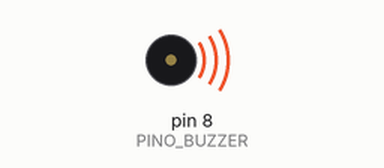
Recording of a sketch running on a simulated Arduino Uno, built with avr-gcc and run on an emulated ATmega328P. On the bench: buzzer (waves = sounding).

Above: at 0.15 s.
At 4.8 s:
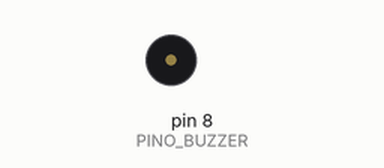
Timing chart, 0 to 6.7 s (numbered marks = the images above):
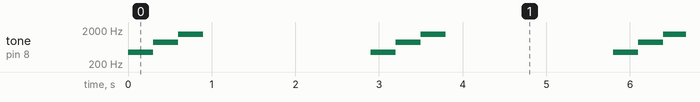

The sketch:

Buzzer_Passivo.ino
```cpp
/*
 * =================================================================================
 * PROJETO: Controle de Buzzer Passivo
 * DESCRIÇÃO: Utiliza a função tone(pino, frequencia) para fazer a membrana do
 *            buzzer vibrar em diferentes frequências, gerando notas/sons variados.
 *
 * LIGAÇÃO DOS PINOS:
 * - Pino (+) do Buzzer -> Pino Digital 8 do Arduino
 * - Pino (-) do Buzzer -> Pino GND do Arduino
 * =================================================================================
 */

#define PINO_BUZZER 8  // Define o pino digital onde o buzzer passivo está conectado

void setup() {
  // Configura o pino do buzzer como saída
  pinMode(PINO_BUZZER, OUTPUT);
}

void loop() {
  // 1. Toca um tom grave (frequência de 440 Hz - Nota Lá) por 300 ms
  tone(PINO_BUZZER, 440);
  delay(300);

  // 2. Toca um tom médio (frequência de 880 Hz) por 300 ms
  tone(PINO_BUZZER, 880);
  delay(300);

  // 3. Toca um tom agudo (frequência de 1500 Hz) por 300 ms
  tone(PINO_BUZZER, 1500);
  delay(300);

  // Desliga o som do pino (obrigatório para interromper a frequência do buzzer passivo)
  noTone(PINO_BUZZER);

  // Aguarda 2 segundos antes de repetir a sequência
  delay(2000);
}
```

Measured:
- by itself, tone on pin 8 (PINO_BUZZER): repeats every 2.9 s: 880 Hz 0.30 s, 1500 Hz 0.30 s, silent 2.0 s, 440 Hz 0.30 s
